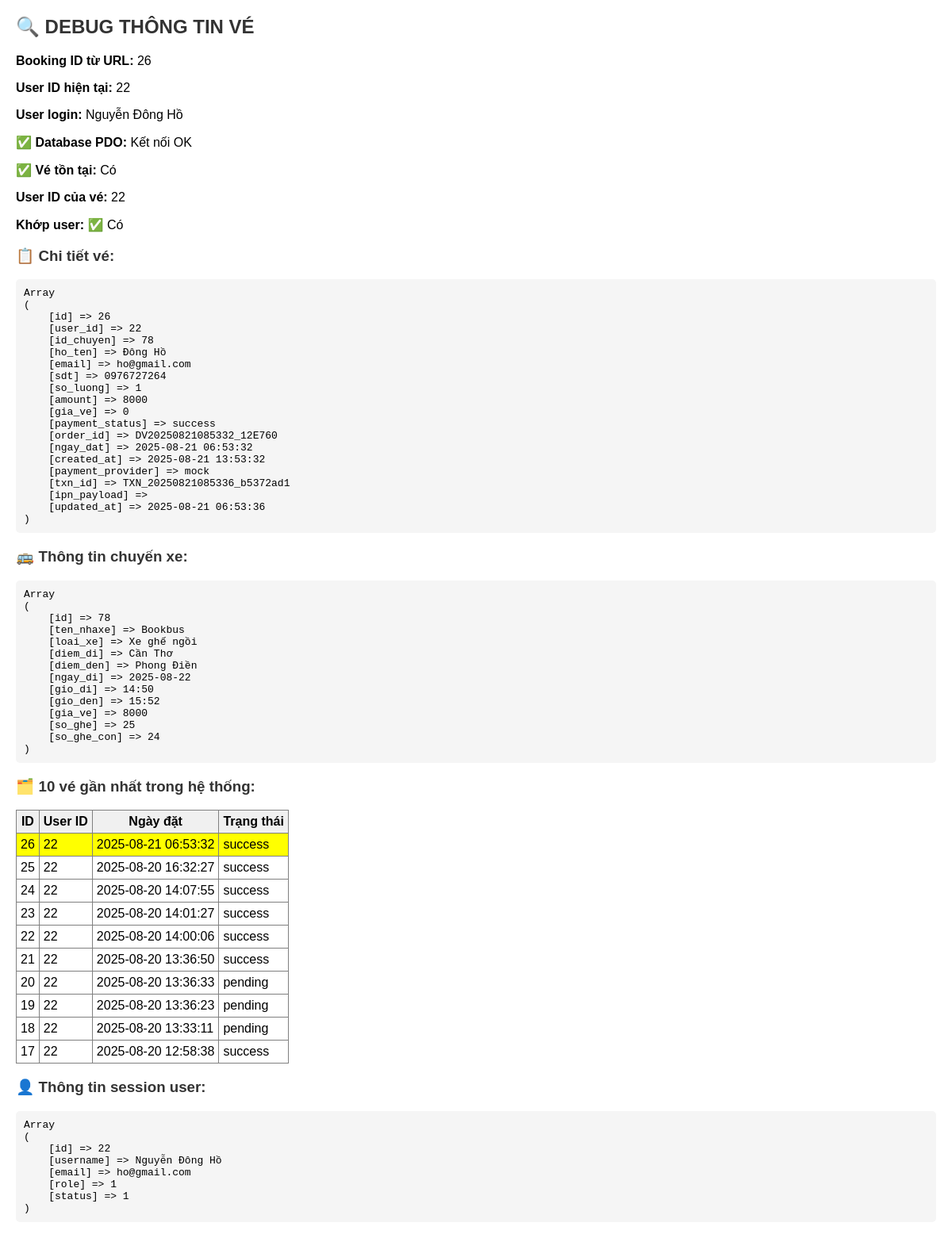
Before: /tai-khoan/debug-ticket.php?id=26 (signed in) with the older database file.
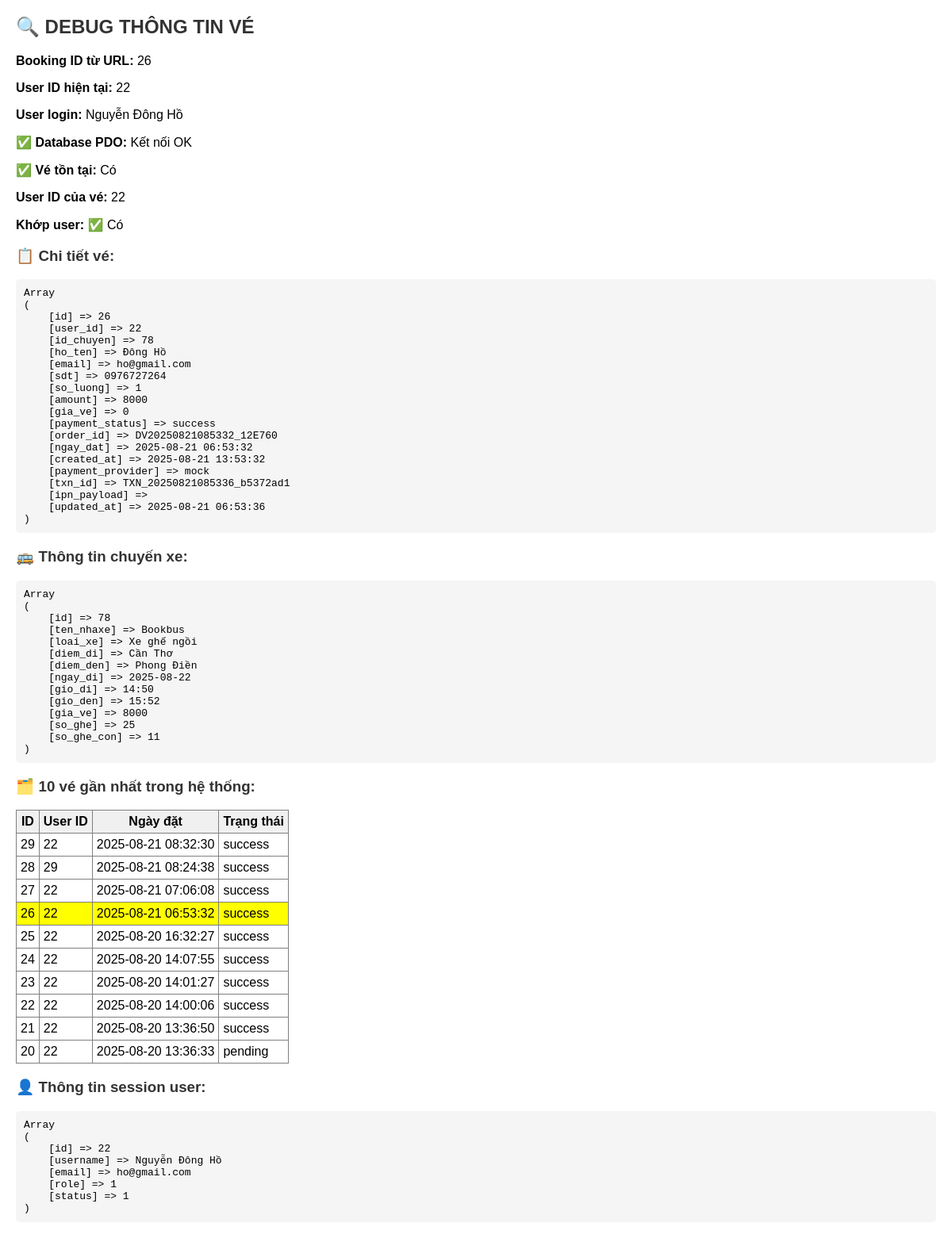
After: the same page with the newer database file.
### tables this page shows
CREATE TABLE "dat_ve" (
        id INTEGER PRIMARY KEY AUTOINCREMENT,
        user_id INTEGER,
        id_chuyen INTEGER,
        ho_ten TEXT,
        email TEXT,
        sdt TEXT,
        so_luong INTEGER DEFAULT 1,
        amount REAL DEFAULT 0,
        gia_ve REAL DEFAULT 0,
        payment_status TEXT DEFAULT 'pending',
        order_id TEXT,
        ngay_dat TEXT DEFAULT (datetime('now', 'localtime')),
        created_at TEXT DEFAULT (datetime('now', 'localtime'))
    , payment_provider TEXT DEFAULT 'mock', txn_id TEXT, ipn_payload TEXT, updated_at TEXT);

### tai-khoan/_auth.php (called while the page is built, shortened)
<?php
function app_current_user() {
    return isset($_SESSION['user']) ? $_SESSION['user'] : null;
}
$current_user = app_current_user();
$user = $current_user;
?>

### tai-khoan/debug-ticket.php (the view, shortened to what this page needs)
<?php
require_once __DIR__ . '/_auth.php';
$bookingId = (int)($_GET['id'] ?? 0);
$userId = (int)($user['id'] ?? 0);
echo "<h2>🔍 DEBUG THÔNG TIN VÉ</h2>";
echo "<p><strong>Booking ID từ URL:</strong> {$bookingId}</p>";
echo "<p><strong>User ID hiện tại:</strong> {$userId}</p>";
echo "<p><strong>User login:</strong> " . htmlspecialchars($user['name'] ?? $user['username'] ?? 'N/A') . "</p>";
if (isset($pdo) && $pdo instanceof PDO) {
    echo "<p>✅ <strong>Database PDO:</strong> Kết nối OK</p>";
    try {
        $sql = "SELECT * FROM dat_ve WHERE id = :booking_id";
        $stmt = $pdo->prepare($sql);
        $stmt->bindParam(':booking_id', $bookingId, PDO::PARAM_INT);
        $stmt->execute();
        $ticket = $stmt->fetch(PDO::FETCH_ASSOC);
        if ($ticket) {
            echo "<p>✅ <strong>Vé tồn tại:</strong> Có</p>";
            echo "<p><strong>User ID của vé:</strong> " . ($ticket['user_id'] ?? 'NULL') . "</p>";
            echo "<p><strong>Khớp user:</strong> " . (($ticket['user_id'] == $userId) ? '✅ Có' : '❌ Không') . "</p>";
            echo "<h3>📋 Chi tiết vé:</h3>";
            echo "<pre>";
            print_r($ticket);
            echo "</pre>";
            if (!empty($ticket['id_chuyen'])) {
                $sql2 = "SELECT * FROM chuyenxe WHERE id = :id_chuyen";
                $stmt2 = $pdo->prepare($sql2);
                $stmt2->bindParam(':id_chuyen', $ticket['id_chuyen'], PDO::PARAM_INT);
                $stmt2->execute();
                $trip = $stmt2->fetch(PDO::FETCH_ASSOC);
                if ($trip) {
                    echo "<h3>🚌 Thông tin chuyến xe:</h3>";
                    echo "<pre>";
                    print_r($trip);
                    echo "</pre>";
                } else {
                    echo "<p>❌ <strong>Chuyến xe:</strong> Không tìm thấy với ID " . $ticket['id_chuyen'] . "</p>";
                }
            }
        }
        $sql4 = "SELECT id, user_id, ngay_dat, payment_status FROM dat_ve ORDER BY id DESC LIMIT 10";
        $stmt4 = $pdo->prepare($sql4);
        $stmt4->execute();
        $allTickets = $stmt4->fetchAll(PDO::FETCH_ASSOC);
        echo "<h3>🗂️ 10 vé gần nhất trong hệ thống:</h3>";
        if ($allTickets) {
            echo "<table border='1' cellpadding='5' cellspacing='0'>";
            echo "<tr><th>ID</th><th>User ID</th><th>Ngày đặt</th><th>Trạng thái</th></tr>";
            foreach ($allTickets as $t) {
                $highlight = ($t['id'] == $bookingId) ? ' style="background: yellow;"' : '';
                echo "<tr{$highlight}>";
                echo "<td>{$t['id']}</td>";
                echo "<td>{$t['user_id']}</td>";
                echo "<td>{$t['ngay_dat']}</td>";
                echo "<td>{$t['payment_status']}</td>";
                echo "</tr>";
            }
            echo "</table>";
        }
    } catch (Exception $e) {
        echo "<p>❌ <strong>Lỗi database:</strong> " . htmlspecialchars($e->getMessage()) . "</p>";
    }
} elseif (isset($conn) && $conn instanceof mysqli) {
    echo "<p>✅ <strong>Database MySQLi:</strong> Kết nối OK</p>";
} else {
    echo "<p>❌ <strong>Database:</strong> Không có kết nối</p>";
}
echo "<h3>👤 Thông tin session user:</h3>";
echo "<pre>";
print_r($user);
echo "</pre>";
?>

Changed rows visible on the page:
no longer on this page (row unchanged): dat_ve: id "19", user "22", ngay_dat "2025-08-20 13:36:23", payment_status "pending"
no longer on this page (row unchanged): dat_ve: id "18", user "22", ngay_dat "2025-08-20 13:33:11", payment_status "pending"
no longer on this page (row unchanged): dat_ve: id "17", user "22", ngay_dat "2025-08-20 12:58:38", payment_status "success"
added dat_ve: id "29", user "22", ngay_dat "2025-08-21 08:32:30", payment_status "success"
added dat_ve: id "28", user "29", ngay_dat "2025-08-21 08:24:38", payment_status "success"
added dat_ve: id "27", user "22", ngay_dat "2025-08-21 07:06:08", payment_status "success"
Other visible differences:
text no longer shown: "Array ( [id] => 78 [ten_nhaxe] => Bookbus [loai_xe] => Xe ghế ngồi [diem_di] => Cần Thơ [diem_den] => Phong Điền [ngay_di] => 2025-08-22 [gio_di] => 14:50 [gio_den] => 15:52 [gia_ve] => 8000 [so_ghe] => 25 [so_ghe_con] => 24 )"
text now shown: "Array ( [id] => 78 [ten_nhaxe] => Bookbus [loai_xe] => Xe ghế ngồi [diem_di] => Cần Thơ [diem_den] => Phong Điền [ngay_di] => 2025-08-22 [gio_di] => 14:50 [gio_den] => 15:52 [gia_ve] => 8000 [so_ghe] => 25 [so_ghe_con] => 11 )"
